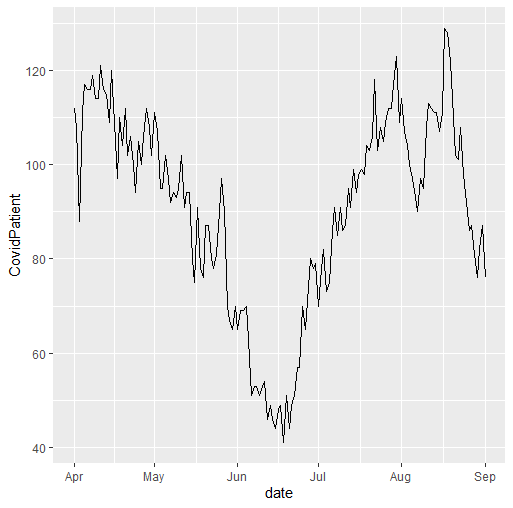

The script that drew this image:
#set directory
getwd()
setwd("F:\\DATA ANALYST\\Portfolio\\COVID19-Hospital Capacity")
#---------------------------------------------------------------------------
#open data
hospitalcap_cov <- read.csv("HospitalCovid.csv")
head(hospitalcap_cov)
str(hospitalcap_cov)
summary(hospitalcap_cov)

#change column name
colnames(hospitalcap_cov) <- c("date", "bedtype", "status", "CovidPatient")

#converting to date
hospitalcap_cov$date <- as.Date(hospitalcap_cov$date)

#ggplot2
library(ggplot2)
a <- ggplot(data=hospitalcap_cov, aes(x=date,y=CovidPatient))
a + geom_line()
#---------------------------------------------------------------------------
